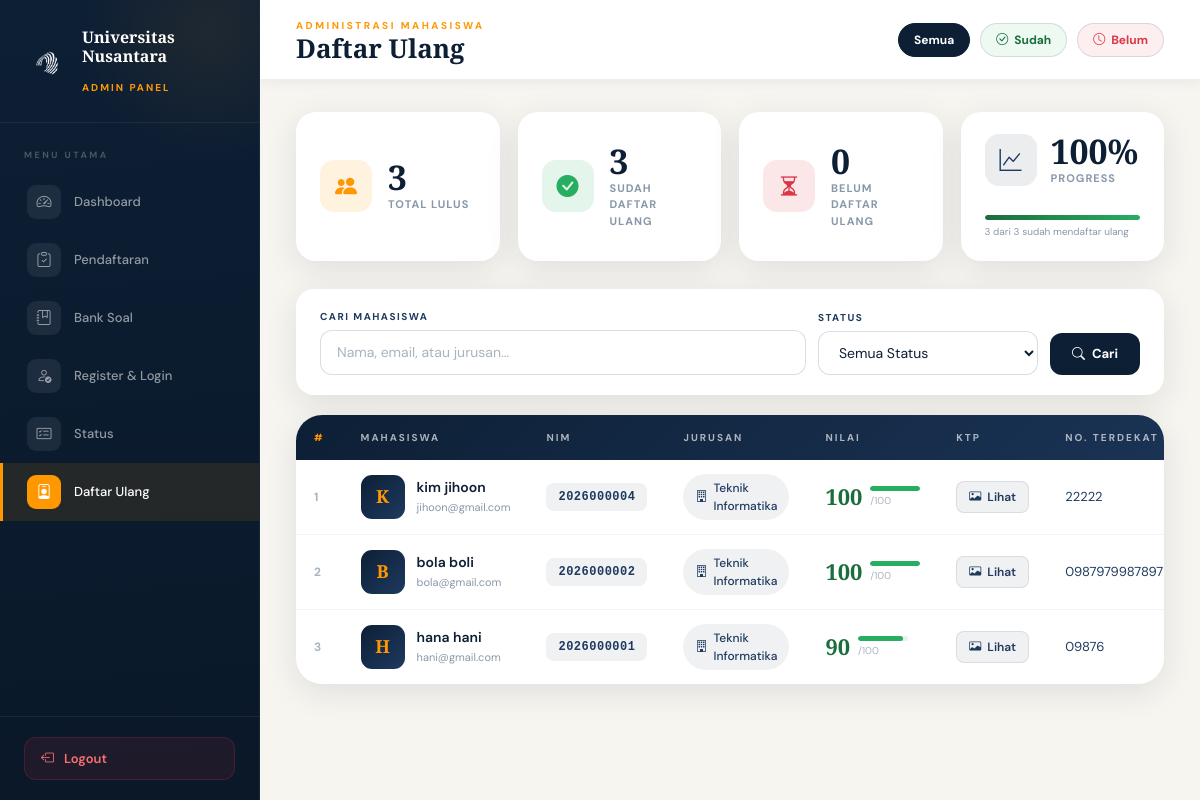
/daftar_ulang_admin.php (signed in), run on the app's committed database.
### tables this page shows
CREATE TABLE `daftar_ulang` (
  `id` int(11) NOT NULL,
  `user_id` int(11) NOT NULL,
  `nim` varchar(20) NOT NULL,
  `nama_lengkap` varchar(200) NOT NULL,
  `date_of_birth` date DEFAULT NULL,
  `email` varchar(150) NOT NULL,
  `nomor_hp` varchar(20) NOT NULL,
  `nomor_orang_terdekat` varchar(20) NOT NULL,
  `school_level` enum('sma','smk') NOT NULL,
  `photo` varchar(255) NOT NULL,
  `ktp_photo` varchar(255) NOT NULL,
  `created_at` timestamp NOT NULL DEFAULT current_timestamp(),
  `updated_at` timestamp NOT NULL DEFAULT current_timestamp() ON UPDATE current_timestamp()
);

CREATE TABLE `hasil_ujian` (
  `id` int(11) NOT NULL,
  `siswa_id` int(11) DEFAULT NULL,
  `jumlah_benar` int(11) DEFAULT NULL,
  `nilai` int(11) DEFAULT NULL,
  `durasi` int(11) DEFAULT NULL,
  `waktu_submit` timestamp NOT NULL DEFAULT current_timestamp()
);

CREATE TABLE `users` (
  `id` int(11) NOT NULL,
  `first_name` varchar(100) NOT NULL,
  `last_name` varchar(100) NOT NULL,
  `email` varchar(150) NOT NULL,
  `password` varchar(255) NOT NULL,
  `photo` varchar(255) DEFAULT NULL,
  `about` longtext DEFAULT NULL,
  `created_at` timestamp NOT NULL DEFAULT current_timestamp()
);

CREATE TABLE `pendaftaran` (
  `id` int(11) NOT NULL,
  `nomor_ujian` varchar(20) DEFAULT NULL,
  `first_name` varchar(100) NOT NULL,
  `last_name` varchar(100) NOT NULL,
  `date_of_birth` date DEFAULT NULL,
  `email` varchar(150) NOT NULL,
  `jurusan` enum('business','it_software','design') NOT NULL,
  `phone` varchar(20) NOT NULL,
  `school_level` enum('sma','smk') NOT NULL,
  `photo` varchar(255) NOT NULL,
  `created_at` timestamp NOT NULL DEFAULT current_timestamp()
);

### daftar_ulang_admin.php (the view, shortened to what this page needs)
<?php
include "koneksi.php";
$search        = $_GET['search'] ?? '';
$filter_status = $_GET['status'] ?? 'all';
$search_q = '';
$status_q = '';
$query = "SELECT u.id as user_id, u.first_name, u.last_name, u.email,
    h.nilai, h.waktu_submit,
    p.jurusan, p.school_level, p.phone, p.photo,
    du.id as daftar_ulang_id, du.nim, du.nomor_orang_terdekat, du.ktp_photo, du.created_at as tanggal_daftar_ulang
    FROM hasil_ujian h
    INNER JOIN users u ON h.siswa_id = u.id
    LEFT JOIN pendaftaran p ON u.email = p.email
    LEFT JOIN daftar_ulang du ON u.id = du.user_id
    WHERE h.nilai >= 70
    $search_q $status_q
    ORDER BY CASE WHEN du.id IS NULL THEN 0 ELSE 1 END, h.waktu_submit DESC";
$result    = mysqli_query($koneksi, $query);
$mahasiswa = mysqli_fetch_all($result, MYSQLI_ASSOC);
$total_lulus         = count($mahasiswa);
$sudah_daftar_ulang  = count(array_filter($mahasiswa, fn($m) => $m['daftar_ulang_id']));
$belum_daftar_ulang  = $total_lulus - $sudah_daftar_ulang;
$pct_done            = $total_lulus ? round($sudah_daftar_ulang / $total_lulus * 100) : 0;
$jurusan_map = [
    'business'    => 'Manajemen Bisnis',
    'it_software' => 'Teknik Informatika',
    'design'      => 'Desain Komunikasi Visual'
];
?>
<!DOCTYPE html>
<html lang="id">
<head>
  <link href="https://cdn.jsdelivr.net/npm/bootstrap@5.3.2/dist/css/bootstrap.min.css" rel="stylesheet">
  <link href="https://cdn.jsdelivr.net/npm/bootstrap-icons@1.11.1/font/bootstrap-icons.css" rel="stylesheet">
</head>
<body>
<aside class="sidebar">
  <div class="sidebar-brand">
    <img src="LOGORBG.png" alt="Logo">
    <div class="sidebar-brand-text">
      <h3>Universitas<br>Nusantara</h3>
      <span>Admin Panel</span>
    </div>
  </div>
  <nav class="sidebar-nav">
    <div class="nav-section-label">Menu Utama</div>
    <a href="dahboardadmin.php" class="sidebar-link">
      <span class="link-icon"><i class="bi bi-speedometer2"></i></span> Dashboard
    </a>
    <a href="pendaftaran_admin.php" class="sidebar-link">
      <span class="link-icon"><i class="bi bi-clipboard-check"></i></span> Pendaftaran
    </a>
    <a href="bank_soal_admin.php" class="sidebar-link">
      <span class="link-icon"><i class="bi bi-journal-bookmark"></i></span> Bank Soal
    </a>
    <a href="register_login_admin.php" class="sidebar-link">
      <span class="link-icon"><i class="bi bi-person-check"></i></span> Register & Login
    </a>
    <a href="status_admin.php" class="sidebar-link">
      <span class="link-icon"><i class="bi bi-card-checklist"></i></span> Status
    </a>
    <a href="daftar_ulang_admin.php" class="sidebar-link active">
      <span class="link-icon"><i class="bi bi-person-badge"></i></span> Daftar Ulang
    </a>
  </nav>
  <div class="sidebar-footer">
    <a href="dashboard.php" class="sidebar-logout" onclick="return confirm('Yakin ingin logout?');">
      <i class="bi bi-box-arrow-left"></i> Logout
    </a>
  </div>
</aside>
<div class="main-wrap">
  <div class="topbar">
    <div class="topbar-left">
      <div class="topbar-eyebrow">Administrasi Mahasiswa</div>
      <div class="topbar-title">Daftar Ulang</div>
    </div>
    <div class="topbar-right">
      <?php $qs = $search ? '&search=' . urlencode($search) : ''; ?>
      <a href="daftar_ulang_admin.php" class="filter-pill fp-all <?php echo $filter_status === 'all' ? 'active' : ''; ?>">Semua</a>
      <a href="daftar_ulang_admin.php?status=sudah<?php echo $qs; ?>" class="filter-pill fp-sudah <?php echo $filter_status === 'sudah' ? 'active' : ''; ?>">
        <i class="bi bi-check-circle"></i> Sudah
      </a>
      <a href="daftar_ulang_admin.php?status=belum<?php echo $qs; ?>" class="filter-pill fp-belum <?php echo $filter_status === 'belum' ? 'active' : ''; ?>">
        <i class="bi bi-clock"></i> Belum
      </a>
    </div>
  </div>
  <div class="page-content">
    <div class="stats-row">
      <div class="stat-card" style="animation-delay:0s">
        <div class="stat-icon si-orange"><i class="bi bi-people-fill"></i></div>
        <div style="flex:1">
          <div class="stat-num"><?php echo $total_lulus; ?></div>
          <div class="stat-lbl">Total Lulus</div>
        </div>
      </div>
      <div class="stat-card" style="animation-delay:0.08s">
        <div class="stat-icon si-green"><i class="bi bi-check-circle-fill"></i></div>
        <div style="flex:1">
          <div class="stat-num"><?php echo $sudah_daftar_ulang; ?></div>
          <div class="stat-lbl">Sudah Daftar Ulang</div>
        </div>
      </div>
      <div class="stat-card" style="animation-delay:0.16s">
        <div class="stat-icon si-red"><i class="bi bi-hourglass-split"></i></div>
        <div style="flex:1">
          <div class="stat-num"><?php echo $belum_daftar_ulang; ?></div>
          <div class="stat-lbl">Belum Daftar Ulang</div>
        </div>
      </div>
      <div class="stat-card" style="animation-delay:0.24s;flex-direction:column;align-items:flex-start;">
        <div style="display:flex;align-items:center;gap:14px;width:100%">
          <div class="stat-icon si-navy"><i class="bi bi-graph-up"></i></div>
          <div>
            <div class="stat-num"><?php echo $pct_done; ?>%</div>
            <div class="stat-lbl">Progress</div>
          </div>
        </div>
        <div class="stat-prog" style="margin-top:12px;">
          <div class="stat-prog-track">
            <div class="stat-prog-fill" style="width:<?php echo $pct_done; ?>%"></div>
          </div>
          <div class="stat-prog-label"><?php echo $sudah_daftar_ulang; ?> dari <?php echo $total_lulus; ?> sudah mendaftar ulang</div>
        </div>
      </div>
    </div>
    <form method="GET" action="">
      <div class="filter-wrap">
        <div class="filter-group">
          <label class="filter-label">Cari Mahasiswa</label>
          <input type="text" name="search" class="filter-input" placeholder="Nama, email, atau jurusan..."
            value="<?php echo htmlspecialchars($search); ?>">
        </div>
        <div class="filter-group" style="max-width:220px;">
          <label class="filter-label">Status</label>
          <select name="status" class="filter-input">
            <option value="all"  <?php echo $filter_status === 'all'   ? 'selected' : ''; ?>>Semua Status</option>
          </select>
        </div>
        <button type="submit" class="btn-filter btn-filter-primary"><i class="bi bi-search"></i> Cari</button>
      </div>
    </form>
    <div class="table-card">
      <?php if (count($mahasiswa) > 0): ?>
      <div style="overflow-x:auto;">
        <table class="data-table">
          <thead>
            <tr>
              <th>#</th>
              <th>Mahasiswa</th>
              <th>NIM</th>
              <th>Jurusan</th>
              <th>Nilai</th>
              <th>KTP</th>
              <th>No. Terdekat</th>
            </tr>
          </thead>
          <tbody>
            <?php foreach ($mahasiswa as $idx => $m):
              $nama       = trim($m['first_name'] . ' ' . $m['last_name']);
              $inisial    = strtoupper(substr($m['first_name'] ?? 'U', 0, 1));
              $jurusan    = $jurusan_map[$m['jurusan']] ?? $m['jurusan'];
              $photo_path = !empty($m['photo']) ? 'uploads/foto/' . $m['photo'] : '';
            ?>
            <tr style="animation:fadeUp 0.4s ease-out <?php echo $idx * 0.04; ?>s both;">
              <td style="color:#aab4be;font-size:12px;font-weight:700;"><?php echo $idx + 1; ?></td>
              <td>
                <div class="student-cell">
                  <?php if ($photo_path): ?>
                    <div class="student-avatar" style="display:none;"><?php echo $inisial; ?></div>
                  <?php else: ?>
                    <div class="student-avatar"><?php echo $inisial; ?></div>
                  <?php endif; ?>
                  <div>
                    <div class="student-name"><?php echo htmlspecialchars($nama); ?></div>
                    <div class="student-email"><?php echo htmlspecialchars($m['email']); ?></div>
                  </div>
                </div>
              </td>
              <td>
                <?php if ($m['nim']): ?>
                  <span class="nim-chip"><?php echo htmlspecialchars($m['nim']); ?></span>
                <?php else: ?>
                  <span class="nim-empty">Belum tersedia</span>
                <?php endif; ?>
              </td>
              <td>
                <span class="jurusan-badge"><i class="bi bi-building"></i><?php echo htmlspecialchars($jurusan ?: '—'); ?></span>
              </td>
              <td>
                <div class="nilai-wrap">
                  <span class="nilai-num"><?php echo $m['nilai']; ?></span>
                  <div>
                    <div class="nilai-bar"><div class="nilai-fill" style="width:<?php echo $m['nilai']; ?>%"></div></div>
                    <div style="font-size:10px;color:#aab4be;margin-top:2px;">/100</div>
                  </div>
                </div>
              </td>
              <td>
                <?php if (!empty($m['ktp_photo'])): ?>
                  <a href="uploads/daftar_ulang/ktp/<?php echo htmlspecialchars($m['ktp_photo']); ?>" target="_blank" class="btn-ktp">
                    <i class="bi bi-card-image"></i> Lihat
                  </a>
                <?php else: ?>
                  <span style="color:#aab4be;font-size:12px;">—</span>
                <?php endif; ?>
              </td>
              <td style="font-size:13px;color:var(--navy-mid);">
                <?php echo $m['nomor_orang_terdekat'] ? htmlspecialchars($m['nomor_orang_terdekat']) : '<span style="color:#aab4be">—</span>'; ?>
              </td>
            </tr>
            <?php endforeach; ?>
          </tbody>
        </table>
      </div>
      <?php endif; ?>
    </div>
  </div>
</div>
</body>
</html>

### data on the page
daftar_ulang: id "3"
hasil_ujian: siswa.first_name "K", siswa.last_name "kim jihoon", siswa.email "jihoon@gmail.com", daftar_ulang.nim "2026000004", pendaftaran.jurusan "Teknik Informatika", nilai "100", daftar_ulang.nomor_orang_terdekat "22222"
hasil_ujian: siswa.first_name "B", siswa.last_name "bola boli", siswa.email "bola@gmail.com", daftar_ulang.nim "2026000002", pendaftaran.jurusan "Teknik Informatika", nilai "100", daftar_ulang.nomor_orang_terdekat "0987979987897"
hasil_ujian: siswa.first_name "H", siswa.last_name "hana hani", siswa.email "hani@gmail.com", daftar_ulang.nim "2026000001", pendaftaran.jurusan "Teknik Informatika", nilai "90", daftar_ulang.nomor_orang_terdekat "09876"

### other printed values
$total_lulus "3"
$belum_daftar_ulang "0"
$pct_done "100"
